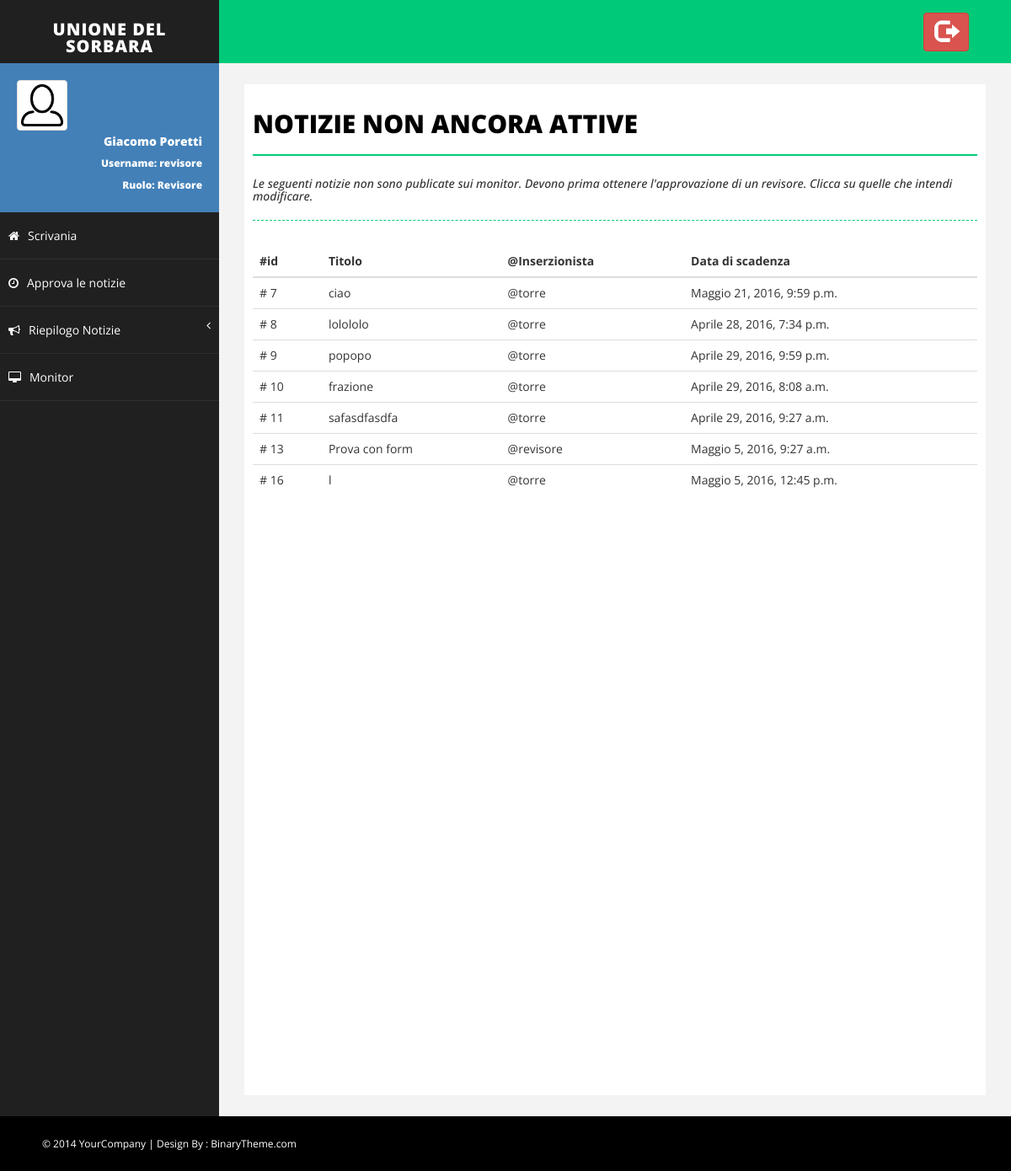
The app's page /notizie/scadute/ (signed in) with its own data.
### Monitor/models.py (models this page shows, shortened)
class MyUser(AbstractUser):
    foto_profilo = models.ImageField(upload_to=get_nome_immagine_utente, default=settings.NO_PROFILO)
    notifiche = models.BooleanField(default=True)

class Notizia(models.Model):
    titolo = models.CharField(max_length=settings.MAX_LUN_TITOLO)
    descrizione = models.TextField(max_length=settings.MAX_LUN_DESCRIZIONE)
    immagine = models.ImageField(upload_to=get_nome_immagine_notizia, default=None, blank=True)
    approvata = models.BooleanField(default=False)
    inserzionista = models.ForeignKey(MyUser)
    data_inserimento = models.DateTimeField(default=timezone.now)
    data_scadenza = models.DateTimeField(default=timezone.now()+datetime.timedelta(days=15))

### Monitor/views.py (the view)
# urls.py: url(r'^notizie/scadute/$', views.lista_notizie_scadute, name='lista_scadute'),
@login_required(login_url='/login')
def lista_notizie_scadute(request):
    notizie = [notizia for notizia in Notizia.objects.all() if notizia.data_scadenza < timezone.now()]
    return render(request, 'Monitor/notizie_scadute.html', {'notizie': notizie})

### Monitor/templatetags/Monitor_extras.py (called while the page is built)
@register.filter(name='has_group')
def has_group(user, group_name):
    group = Group.objects.get(name=group_name)
    return True if group in user.groups.all() else False

@register.filter(name='is_admin')
def is_admin(user):
    return user.is_superuser

### Monitor/templates/Monitor/notizie_scadute.html
{% extends 'Monitor/base.html' %}
{% load Monitor_extras %}
{% block body %}
    <div id="page-inner">
        <div class="row">
            <div class="col-md-12">
                <h1 class="page-head-line">Notizie Non ancora Attive</h1>
                <h1 class="page-subhead-line">Le seguenti notizie non sono publicate sui monitor.
                    Devono prima ottenere l'approvazione di un revisore.
                    Clicca su quelle che intendi modificare.</h1>
            </div>
        </div>
        {% if notizie|length == 0 %}
            <div class="panel">
                <div class="alert alert-warning" role="alert">
                    Nessuna notizia scaduta!
                    Tutte le notizie publicate sono ancora valide oppure non sono state inserite notizie.
                </div>
            </div>
        {% else %}
            <div class="table-responsive">
                <table class="table table-hover">
                    <thead>
                        <tr>
                            <th>#id</th>
                            <th>Titolo</th>
                            <th>@Inserzionista</th>
                            <th>Data di scadenza</th>
                        </tr>
                    </thead>
                    <tbody>
                        {% for notizia in notizie %}
                            {% if request.user|has_group:"Inserzionista" %}
                            <tr onclick = "location.href='{% url 'Monitor:modifica_notizia' notizia.id %}'">
                            {% else %}
                            <tr onclick = "location.href='{% url 'Monitor:approva_notizia' notizia.id %}'">
                            {% endif %}
                                <td># {{ notizia.id }}</td>
                                <td>{{ notizia.titolo }}</td>
                                <td>@{{ notizia.inserzionista }}</td>
                                <td>{{ notizia.data_scadenza }}</td>
                            </tr>
                        {% endfor %}
                    </tbody>
                </table>
            </div>
        {% endif %}
    </div>
{% endblock %}

### Monitor/templates/Monitor/base.html (shortened to what this page needs)
<!DOCTYPE html>
<html xmlns="http://www.w3.org/1999/xhtml">
<head>
    {% load staticfiles %}
    {% load Monitor_extras %}
    <link href="{% static 'Monitor/css/bootstrap.css' %}" rel="stylesheet" />
    <link href="{% static 'Monitor/css/font-awesome.css' %}" rel="stylesheet" />
    <link href="{% static 'Monitor/css/basic.css' %}" rel="stylesheet" />
    <link href="{% static 'Monitor/css/custom.css' %}" rel="stylesheet" />
    <link href="{% static 'Monitor/css/prettyPhoto.css' %}" rel="stylesheet">
</head>
<body>
    <div id="wrapper">
        <nav class="navbar navbar-default navbar-cls-top " role="navigation" style="margin-bottom: 0">
            <div class="navbar-header">
                <a class="navbar-brand" href="{% url 'Monitor:index' %}">Unione del Sorbara</a>
            </div>
            <div class="header-right">
				<a href="{% url 'Monitor:logout' %}" class="btn btn-danger" title="Logout">
                    <i class="glyphicon glyphicon-log-out fa-2x"></i>
                </a>
            </div>
        </nav>
        <nav class="navbar-default navbar-side" role="navigation">
            <div class="sidebar-collapse">
                <ul class="nav" id="main-menu">
                    <li>
                        <div class="user-img-div">
                            <img src="{{ request.user.foto_profilo.url }}" class="img-thumbnail" />
                            <div class="inner-text">
                                {{ request.user.first_name }} {{ request.user.last_name }}
                            <br />
                                <small>
                                    Username: {{ request.user.username }} <br />
                                    Ruolo:
                                    {% if request.user|has_group:"Revisore" %}
                                        Revisore
                                        {% elif request.user|has_group:"Inserzionista" %}
                                        Inserzionista
                                    {% endif %}
                                </small>
                            </div>
                        </div>
                    </li>
                    <li>
                        <a  href="{% url 'Monitor:index' %}"><i class="fa fa-home "></i>Scrivania</a>
                    </li>
                    {% if request.user|has_group:"Revisore" %}
                        <li>
                            <a  href="{% url 'Monitor:notizie_da_approvare' %}"><i class="fa fa-clock-o "></i>Approva le notizie</a>
                        </li>
                    {% endif %}
                    <li>
                         <a href="#"><i class="fa fa-bullhorn "></i>Riepilogo Notizie<span class="fa arrow"></span></a>
                    </li>
                    <li>
                        <a href="{% url 'Monitor:lista_monitor' %}"><i class="fa fa-desktop"> </i>Monitor</a>
                    </li>
                </ul>
            </div>
        </nav>
        <div id="page-wrapper">
            {% block body %}
            {% endblock %}
        </div>
    </div>
    <div id="footer-sec">
        &copy; 2014 YourCompany | Design By : <a href="http://www.binarytheme.com/" target="_blank">BinaryTheme.com</a>
    </div>
</body>
</html>

### Monitor/static/Monitor/css/basic.css (style rules this page uses)
body { font-family: 'Open Sans', sans-serif; line-height:25px; }
#wrapper { width: 100%; background: #202020; }
#page-wrapper { padding: 15px 15px; min-height: 600px; background: #F3F3F3; }
#page-inner { width: 100%; margin: 10px 20px 10px 0px; background-color: #fff!important; padding: 10px; min-height: 1200px; }
.page-head-line { font-size: 30px; text-transform: uppercase; color: #000; font-weight: 800; padding-bottom: 20px; border-bottom: 2px solid #00CA79; margin-bottom: 10px; }
.page-subhead-line { font-size: 14px; padding-top: 5px; padding-bottom: 20px; font-style:italic; margin-bottom:30px; border-bottom:1px dashed #00CA79; }
.navbar-cls-top .navbar-brand { color: #fff; background: #202020; width: 260px; text-align: center; height: 75px; font-size: 20px; letter-spacing: 1px; font-weight: 900; padding-top: 25px; text-transform:uppercase; }
.header-right { color: #fff; padding: 15px 50px 5px 50px; float: right; font-size: 16px; }
.user-img-div { min-height: 140px; padding: 20px; background-color: #4380B8; }
.user-img-div img { max-height: 60px; }
.user-img-div .inner-text { text-align: right; position: relative; color: #fff; font-weight: 800; line-height: 25px; }
.arrow { float: right; }
.fa.arrow:before { content: "\f104"; }
.sidebar-collapse, .sidebar-collapse .nav { background: none; }
.sidebar-collapse .nav { padding: 0; }
.sidebar-collapse .nav > li > a { color: #fff; background: #202020; text-shadow: none; padding: 15px 40px; border-bottom: 1px solid #2F2E31; }
.sidebar-collapse > .nav > li > a { padding: 15px 10px; }
.navbar-side { border: none; background-color: #202020; }
.navbar-cls-top { background: #00CA79; border-bottom: none; }
.navbar-default { border: 0px solid black; }
.navbar-header { background: #000000; }
.nav > li > a > i { margin-right: 10px; }
#footer-sec { background-color:#000; padding:20px 50px; color:#fff; font-size:12px; }
#footer-sec a { color:#fff; }
@media (min-width:768px) { #page-wrapper { margin: 0 0 0 260px; padding: 15px 30px; min-height: 1200px; } }
@media (min-width:768px) { .navbar-side { z-index: 1; position: absolute; width: 260px; } }
@media (min-width:768px) { .navbar { border-radius: 0px; } }

### records on screen
MyUser: user.foto_profilo (picture), user.first_name "Giacomo", user.last_name "Poretti", user.username "revisore"
Notizia: id "7", titolo "ciao", inserzionista "torre", data_scadenza "Maggio 21, 2016, 9:59 p.m."
Notizia: id "8", titolo "lolololo", inserzionista "torre", data_scadenza "Aprile 28, 2016, 7:34 p.m."
Notizia: id "9", titolo "popopo", inserzionista "torre", data_scadenza "Aprile 29, 2016, 9:59 p.m."
Notizia: id "10", titolo "frazione", inserzionista "torre", data_scadenza "Aprile 29, 2016, 8:08 a.m."
Notizia: id "11", titolo "safasdfasdfa", inserzionista "torre", data_scadenza "Aprile 29, 2016, 9:27 a.m."
Notizia: id "13", titolo "Prova con form", inserzionista "revisore", data_scadenza "Maggio 5, 2016, 9:27 a.m."
Notizia: id "16", titolo "l", inserzionista "torre", data_scadenza "Maggio 5, 2016, 12:45 p.m."
